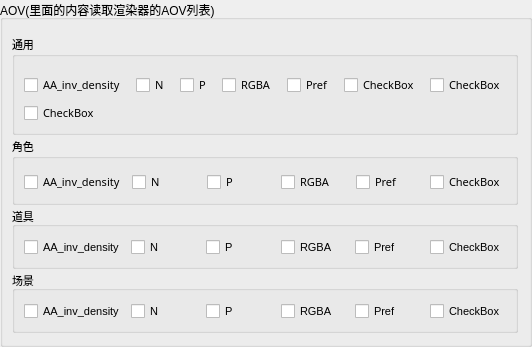
    <widget class="QGroupBox" name="usualAovList_GB">
     <property name="enabled">
      <bool>true</bool>
     </property>
     <property name="minimumSize">
      <size>
       <width>0</width>
       <height>220</height>
      </size>
     </property>
     <property name="font">
      <font>
       <family>Nirmala UI</family>
      </font>
     </property>
     <property name="cursor">
      <cursorShape>PointingHandCursor</cursorShape>
     </property>
     <property name="title">
      <string>AOV(里面的内容读取渲染器的AOV列表)</string>
     </property>
     <layout class="QVBoxLayout" name="verticalLayout_3">
      <property name="spacing">
       <number>2</number>
      </property>
      <property name="leftMargin">
       <number>9</number>
      </property>
      <property name="topMargin">
       <number>15</number>
      </property>
      <item>
       <widget class="QGroupBox" name="usualAovList_GB_1">
        <property name="minimumSize">
         <size>
          <width>0</width>
          <height>100</height>
         </size>
        </property>
        <property name="font">
         <font>
          <family>Algerian</family>
          <pointsize>8</pointsize>
          <weight>50</weight>
          <italic>false</italic>
          <bold>false</bold>
          <underline>false</underline>
          <strikeout>false</strikeout>
          <kerning>true</kerning>
         </font>
        </property>
        <property name="cursor">
         <cursorShape>ArrowCursor</cursorShape>
        </property>
        <property name="title">
         <string>通用</string>
        </property>
        <property name="flat">
         <bool>false</bool>
        </property>
        <layout class="QGridLayout" name="usualAovList_GL_1" rowminimumheight="20,20">
         <property name="topMargin">
          <number>12</number>
         </property>
         <property name="bottomMargin">
          <number>3</number>
         </property>
         <property name="horizontalSpacing">
          <number>10</number>
         </property>
         <property name="verticalSpacing">
          <number>1</number>
         </property>
         <item row="0" column="4">
          <widget class="QCheckBox" name="checkBox_6">
           <property name="text">
            <string>Pref</string>
           </property>
          </widget>
         </item>
         <item row="0" column="0">
          <widget class="QCheckBox" name="checkBox_10">
           <property name="text">
            <string>AA_inv_density</string>
           </property>
          </widget>
         </item>
         <item row="0" column="1">
          <widget class="QCheckBox" name="checkBox_8">
           <property name="text">
            <string>N</string>
           </property>
          </widget>
         </item>
         <item row="0" column="2">
          <widget class="QCheckBox" name="checkBox_9">
           <property name="text">
            <string>P</string>
           </property>
          </widget>
         </item>
         <item row="0" column="3">
          <widget class="QCheckBox" name="checkBox_7">
           <property name="text">
            <string>RGBA</string>
           </property>
          </widget>
         </item>
         <item row="0" column="6">
          <widget class="QCheckBox" name="checkBox_5">
           <property name="text">
            <string>CheckBox</string>
           </property>
          </widget>
         </item>
         <item row="1" column="0">
          <widget class="QCheckBox" name="checkBox_26">
           <property name="text">
            <string>CheckBox</string>
           </property>
          </widget>
         </item>
         <item row="0" column="5">
          <widget class="QCheckBox" name="checkBox">
           <property name="text">
            <string>CheckBox</string>
           </property>
          </widget>
         </item>
        </layout>
       </widget>
      </item>
      <item>
       <widget class="QGroupBox" name="usualAovList_GB_2">
        <property name="font">
         <font>
          <family>Algerian</family>
          <pointsize>8</pointsize>
         </font>
        </property>
        <property name="title">
         <string>角色</string>
        </property>
        <layout class="QGridLayout" name="usualAovList_GL_2">
         <property name="topMargin">
          <number>12</number>
         </property>
         <item row="0" column="3">
          <widget class="QCheckBox" name="checkBox_14">
           <property name="text">
            <string>RGBA</string>
           </property>
          </widget>
         </item>
         <item row="0" column="0">
          <widget class="QCheckBox" name="checkBox_11">
           <property name="text">
            <string>AA_inv_density</string>
           </property>
          </widget>
         </item>
         <item row="0" column="2">
          <widget class="QCheckBox" name="checkBox_13">
           <property name="text">
            <string>P</string>
           </property>
          </widget>
         </item>
         <item row="0" column="4">
          <widget class="QCheckBox" name="checkBox_15">
           <property name="text">
            <string>Pref</string>
           </property>
          </widget>
         </item>
         <item row="0" column="1">
          <widget class="QCheckBox" name="checkBox_12">
           <property name="text">
            <string>N</string>
           </property>
          </widget>
         </item>
         <item row="0" column="5">
          <widget class="QCheckBox" name="checkBox_2">
           <property name="text">
            <string>CheckBox</string>
           </property>
          </widget>
         </item>
        </layout>
       </widget>
      </item>
      <item>
       <widget class="QGroupBox" name="usualAovList_GB_3">
        <property name="font">
         <font>
          <pointsize>8</pointsize>
         </font>
        </property>
        <property name="title">
         <string>道具</string>
        </property>
        <layout class="QGridLayout" name="usualAovList_GL_3">
         <property name="topMargin">
          <number>12</number>
         </property>
         <item row="0" column="2">
          <widget class="QCheckBox" name="checkBox_18">
           <property name="text">
            <string>P</string>
           </property>
          </widget>
         </item>
         <item row="0" column="3">
          <widget class="QCheckBox" name="checkBox_19">
           <property name="text">
            <string>RGBA</string>
           </property>
          </widget>
         </item>
         <item row="0" column="4">
          <widget class="QCheckBox" name="checkBox_20">
           <property name="text">
            <string>Pref</string>
           </property>
          </widget>
         </item>
         <item row="0" column="0">
          <widget class="QCheckBox" name="checkBox_16">
           <property name="text">
            <string>AA_inv_density</string>
           </property>
          </widget>
         </item>
         <item row="0" column="1">
          <widget class="QCheckBox" name="checkBox_17">
           <property name="text">
            <string>N</string>
           </property>
          </widget>
         </item>
         <item row="0" column="5">
          <widget class="QCheckBox" name="checkBox_3">
           <property name="text">
            <string>CheckBox</string>
           </property>
          </widget>
         </item>
        </layout>
       </widget>
      </item>
      <item>
       <widget class="QGroupBox" name="usualAovList_GB_4">
        <property name="font">
         <font>
          <pointsize>8</pointsize>
         </font>
        </property>
        <property name="title">
         <string>场景</string>
        </property>
        <layout class="QGridLayout" name="usualAovList_GL_4">
         <property name="topMargin">
          <number>12</number>
         </property>
         <item row="0" column="2">
          <widget class="QCheckBox" name="checkBox_23">
           <property name="text">
            <string>P</string>
           </property>
          </widget>
         </item>
         <item row="0" column="1">
          <widget class="QCheckBox" name="checkBox_22">
           <property name="text">
            <string>N</string>
           </property>
          </widget>
         </item>
         <item row="0" column="4">
          <widget class="QCheckBox" name="checkBox_25">
           <property name="text">
            <string>Pref</string>
           </property>
          </widget>
         </item>
         <item row="0" column="3">
          <widget class="QCheckBox" name="checkBox_24">
           <property name="text">
            <string>RGBA</string>
           </property>
          </widget>
         </item>
         <item row="0" column="0">
          <widget class="QCheckBox" name="checkBox_21">
           <property name="text">
            <string>AA_inv_density</string>
           </property>
          </widget>
         </item>
         <item row="0" column="5">
          <widget class="QCheckBox" name="checkBox_4">
           <property name="text">
            <string>CheckBox</string>
           </property>
          </widget>
         </item>
        </layout>
       </widget>
      </item>
     </layout>
    </widget>
